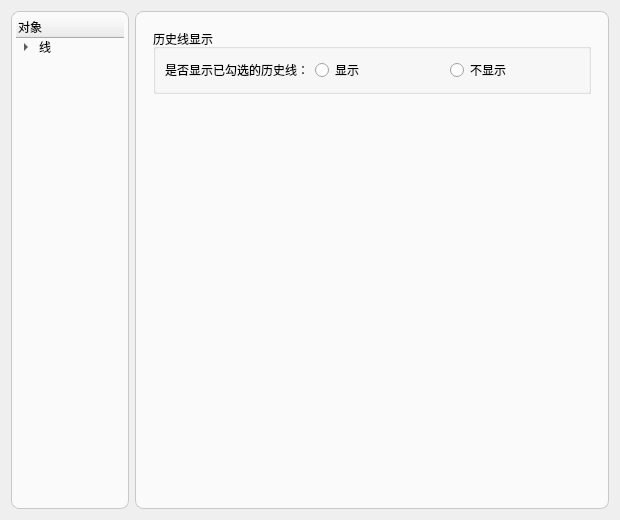
<?xml version="1.0" encoding="UTF-8"?>
<ui version="4.0">
 <class>ConfigTreeDialog</class>
 <widget class="QDialog" name="ConfigTreeDialog">
  <property name="geometry">
   <rect>
    <x>0</x>
    <y>0</y>
    <width>620</width>
    <height>520</height>
   </rect>
  </property>
  <property name="windowTitle">
   <string>配置树</string>
  </property>
  <layout class="QHBoxLayout" name="horizontalLayout" stretch="1,4">
   <item>
    <widget class="QTreeWidget" name="treeWidget">
     <property name="styleSheet">
      <string notr="true">QTreeWidget {
    background-color: rgb(250, 250, 250);
    border: 1px solid rgb(200, 200, 200);
    border-radius: 8px;
    padding: 4px;
}</string>
     </property>
     <column>
      <property name="text">
       <string>对象</string>
      </property>
     </column>
     <item>
      <property name="text">
       <string>线</string>
      </property>
      <item>
       <property name="text">
        <string>显示开关</string>
       </property>
      </item>
      <item>
       <property name="text">
        <string>历史线</string>
       </property>
      </item>
     </item>
    </widget>
   </item>
   <item>
    <widget class="QWidget" name="widget" native="true">
     <property name="styleSheet">
      <string notr="true">QWidget#widget {
    background-color: rgb(250, 250, 250);
    border: 1px solid rgb(200, 200, 200);
    border-radius: 8px;
    padding: 4px;
}</string>
     </property>
     <layout class="QHBoxLayout" name="horizontalLayout_4">
      <item>
       <widget class="QStackedWidget" name="stackedWidget">
        <property name="currentIndex">
         <number>0</number>
        </property>
        <widget class="QWidget" name="page">
         <layout class="QHBoxLayout" name="horizontalLayout_8">
          <item>
           <layout class="QVBoxLayout" name="verticalLayout_2">
            <item>
             <widget class="QGroupBox" name="groupBox_2">
              <property name="title">
               <string>历史线显示</string>
              </property>
              <layout class="QHBoxLayout" name="horizontalLayout_6">
               <item>
                <widget class="QLabel" name="label">
                 <property name="text">
                  <string>是否显示已勾选的历史线：</string>
                 </property>
                </widget>
               </item>
               <item>
                <widget class="QRadioButton" name="radioButton">
                 <property name="text">
                  <string>显示</string>
                 </property>
                 <attribute name="buttonGroup">
                  <string notr="true">buttonGroup</string>
                 </attribute>
                </widget>
               </item>
               <item>
                <widget class="QRadioButton" name="radioButton_2">
                 <property name="text">
                  <string>不显示</string>
                 </property>
                 <attribute name="buttonGroup">
                  <string notr="true">buttonGroup</string>
                 </attribute>
                </widget>
               </item>
              </layout>
             </widget>
            </item>
            <item>
             <spacer name="verticalSpacer_2">
              <property name="orientation">
               <enum>Qt::Vertical</enum>
              </property>
              <property name="sizeHint" stdset="0">
               <size>
                <width>20</width>
                <height>40</height>
               </size>
              </property>
             </spacer>
            </item>
           </layout>
          </item>
         </layout>
        </widget>
        <widget class="QWidget" name="page_2">
         <layout class="QVBoxLayout" name="verticalLayout">
          <item>
           <widget class="QGroupBox" name="groupBox">
            <property name="title">
             <string>历史线管理</string>
            </property>
           </widget>
          </item>
         </layout>
        </widget>
       </widget>
      </item>
     </layout>
    </widget>
   </item>
  </layout>
 </widget>
 <resources/>
 <connections/>
 <buttongroups>
  <buttongroup name="buttonGroup"/>
 </buttongroups>
</ui>
